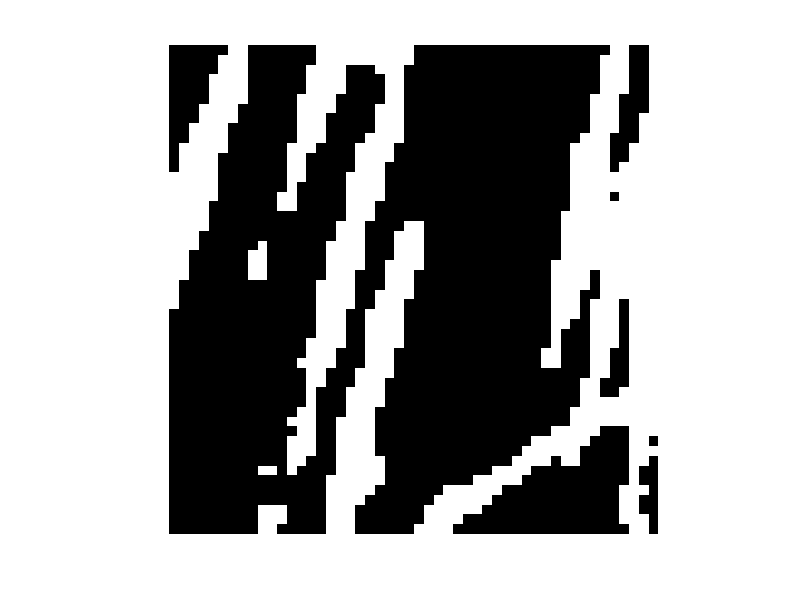

Here is the MATLAB script that generated this plot: (Note: this script raises an error after producing the figure.)
close all
clear
clc

f =4 ;
slope =sqrt(2);

% Creating a fake microstructure in 2D
if f==1
    fake = zeros(30,30);

    fake(20:22,1:end) = 1;
    fake(1:20,20:22) = 1;
    fake(23:25,18:24) =1;
    fake(18:20,18:24) = 1;
    imshow(fake);
    colorbar;

% Fake microstructure 2
elseif f==2
    normalize = @(A)( A-min(A(:)) ) ./ ( max(A(:)) - min(A(:)) );

    fake = zeros(300,300,'uint8');
    x = linspace(30,180,10000);  %# x values at a higher resolution
    y = 30+sqrt(2)*x;
    index = sub2ind(size(fake),round(y),round(x));  %# Indices of the line
    fake(index) = 255; 
    x = linspace(30,180,10000);  %# x values at a higher resolution
    y = 31+sqrt(2)*x;
    index = sub2ind(size(fake),round(y),round(x));  %# Indices of the line
    fake(index) = 255;%# Set the values to the max value of 255 for uint8


    x = linspace(30,180,10000);  %# x values at a higher resolution
    y = 29+sqrt(2)*x;
    index = sub2ind(size(fake),round(y),round(x));  %# Indices of the line
    fake(index) = 255;
    y = 28+sqrt(2)*x;
    index = sub2ind(size(fake),round(y),round(x));  %# Indices of the line
    fake(index) = 255;
    y = 31+sqrt(2)*x;
    index = sub2ind(size(fake),round(y),round(x));  %# Indices of the line
    fake(index) = 255;
    fake = double(normalize(fake));
    imshow(fake);
    colorbar;

   

% Fake microstructure 3
elseif f==3
    normalize = @(A)( A-min(A(:)) ) ./ ( max(A(:)) - min(A(:)) );
    fake = zeros(300,300,'uint8');
    x = linspace(30,180,10000);  %# x values at a higher resolution
    y = 30+slope*x;
    index = sub2ind(size(fake),round(y),round(x));  %# Indices of the line
    fake(index) = 255; 
    x = linspace(30,180,10000);  %# x values at a higher resolution
    y = 31+slope*x;
    index = sub2ind(size(fake),round(y),round(x));  %# Indices of the line
    fake(index) = 255;%# Set the values to the max value of 255 for uint8


    x = linspace(30,180,10000);  %# x values at a higher resolution
    y = 29+slope*x;
    index = sub2ind(size(fake),round(y),round(x));  %# Indices of the line
    fake(index) = 255;
    y = 28+slope*x;
    index = sub2ind(size(fake),round(y),round(x));  %# Indices of the line
    fake(index) = 255;
    y = 31+slope*x;
    index = sub2ind(size(fake),round(y),round(x));  %# Indices of the line
    fake(index) = 255;
    fake = double(normalize(fake));

    fake(100:102,1:end) = 1;
    fake(1:100,50:52) = 1;
    fake(103:105,48:54) =1;
    fake(98:100,48:54) = 1;

    imshow(fake);
    colorbar;

     
elseif f==4
    normalize = @(A)( A-min(A(:)) ) ./ ( max(A(:)) - min(A(:)) );
    load _data/SegSample2P2.mat
    fake = normalize(I(1:50,1:50,1:50));
    imshow(fake(:,:,10));
end




%% Isolating straight sections
% Run smaller window over image
[x, y] = size(fake);
new = NaN(x,y);
wind = 30; % Window size
i =wind;%108;
n= 1;
while i <= x%118
    j=wind;%90;
    while j<=y%100
        % Determine the white region in the window
        region = fake(i-wind+1:i,j-wind+1:j);
%         figure
%         imshow(region);
%         colorbar;
        % Determine the orientation and centroid of the white section in the window
        % assuming the possibility of unconnected sections in window
        % misses the edges without some sort of periodicity some extra
        % pixels found
        bw = bwlabel(region);
        lb = 1;
        while lb <= max(bw(:))
            reg = bw==lb;
            [row, col] = find(reg);
            row = row + i-wind;
            col = col + j-wind;
            cent(1) = sum(row)/sum(sum(reg));
            cent(2) = sum(col)/sum(sum(reg));
%             [V,D] = eigs(double(reg),3);
%             if V(:,1)~= V(:,2) & V(:,1)~= -V(:,2) 
%                 or = V(1:2,1);
%                 g=1;
%                 while g<=size(row)
%                 new2(row(g),col(g)) = norm(V(:,1));
%                 g=g+1;
%                 end
%             end
            [row2, col2] = find(reg(:,floor(cent(2))-j+wind));
            dX = max(row2) - min(row2);
            X = reg(:,floor(cent(2)-j +wind));
            sdx = std(X);
            sdy = std(reg(floor(cent(1)-i + wind),:));
            [row2, col2] = find(reg(floor(cent(1))- i+wind,:));
            dY = max(col2) - min(col2);
            rem.vec(n,:) = [sdx, sdy]/(sqrt(sdx^2+sdy^2));
            rem.centroid(n,:) = cent;
            rem.theta(n,:) = atan(rem.vec(n,2)/rem.vec(n,1));
            e = sqrt(1-((min(sdx,sdy))^2/(max(sdx,sdy)^2)));
            % if has an orientation add it to the seperated matrix
            g=1;
            while g<=size(row)
                new(row(g),col(g)) = 180*atan(rem.vec(n,2)/rem.vec(n,1))/pi();
                new2(row(g),col(g)) = e;
                g=g+1;
            end
            lb =lb+1;
            n= n+1;
        end
        j=j+1;
    end
    i=i+1;
end
%%
figure
pcolor((new));
colorbar
new3 = new2.*255;
figure
pcolor((new2).*255);
grid off
axis off
colorbar

%%
range =10;
new3 = NaN(size(new));
sz = range;
while sz <=max(new(:))+10
    
    new2 = new>=sz-range & new<=sz;
    bw = bwlabel(new2);
    b=1;
    while b<= max(bw(:))
    %     figure
    %     imshow(bw==b);
        if sum(sum(bw==b)) > 10
           [rows, cols] =find(bw==b);
           g=1;
           size(rows);
           while g<=max(size(rows))
           new3(rows(g),cols(g)) = 1;
           g=g+1;
           end
        end

        b=b+1;
    end
    sz = sz +range;
end

figure
imshow(new3);
% figure
% imshow(new>=0 & new <=20);
% colorbar
% 
% figure
% imshow(new>20 & new <=40);
% 
% figure
% imshow(new>=40 & new <=60);
% 
% figure
% imshow(new>=60 & new <=80);
% 
% figure
% imshow(new >80);

